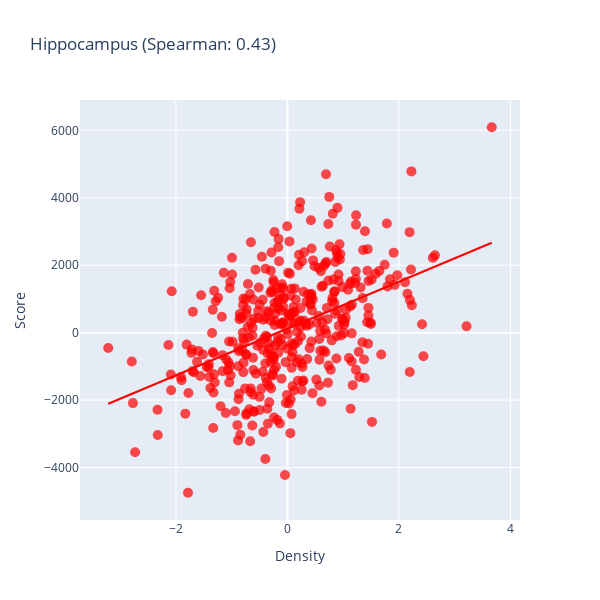

Source (notebook cell):
### Code cell
#| label: fig2
fig2 = plot_correlation(df_dict, "Hippocampus_Memory", 'Density', 'Score', 'Hippocampus', color='red', marker_size=10, marker_opacity=0.7)
fig2.show()

### Figure 1 — Plotly figure (JSON) as saved in the notebook; plotly's stock layout.template omitted (floating-point values rounded to 4 significant figures; data arrays with more than 128 entries replaced by an {"elided": "..."} marker saying what was removed)
{"data": [{"hovertemplate": "Density=%{x}<br>Score=%{y}<extra></extra>", "legendgroup": "", "marker": {"color": "red", "opacity": 0.7, "size": 10, "symbol": "circle"}, "mode": "markers", "name": "", "orientation": "v", "showlegend": false, "type": "scatter", "x": {"elided": "400 float values"}, "xaxis": "x", "y": {"elided": "400 float values"}, "yaxis": "y"}, {"hovertemplate": "<b>OLS trendline</b><br>Score = 693.965 * Density + 122.397<br>R<sup>2</sup>=0.199007<br><br>Density=%{x}<br>Score=%{y} <b>(trend)</b><extra></extra>", "legendgroup": "", "marker": {"color": "red", "opacity": 0.7, "size": 10, "symbol": "circle"}, "mode": "lines", "name": "", "showlegend": false, "type": "scatter", "x": {"elided": "400 float values"}, "xaxis": "x", "y": {"elided": "400 float values"}, "yaxis": "y"}], "layout": {"height": 600, "legend": {"tracegroupgap": 0}, "title": {"text": "Hippocampus (Spearman: 0.43)"}, "width": 600, "xaxis": {"anchor": "y", "autorange": true, "domain": [0, 1], "range": [-3.721, 4.171], "title": {"text": "Density"}, "type": "linear"}, "yaxis": {"anchor": "x", "autorange": true, "domain": [0, 1], "range": [-5554.0, 6899.0], "title": {"text": "Score"}, "type": "linear"}}}
